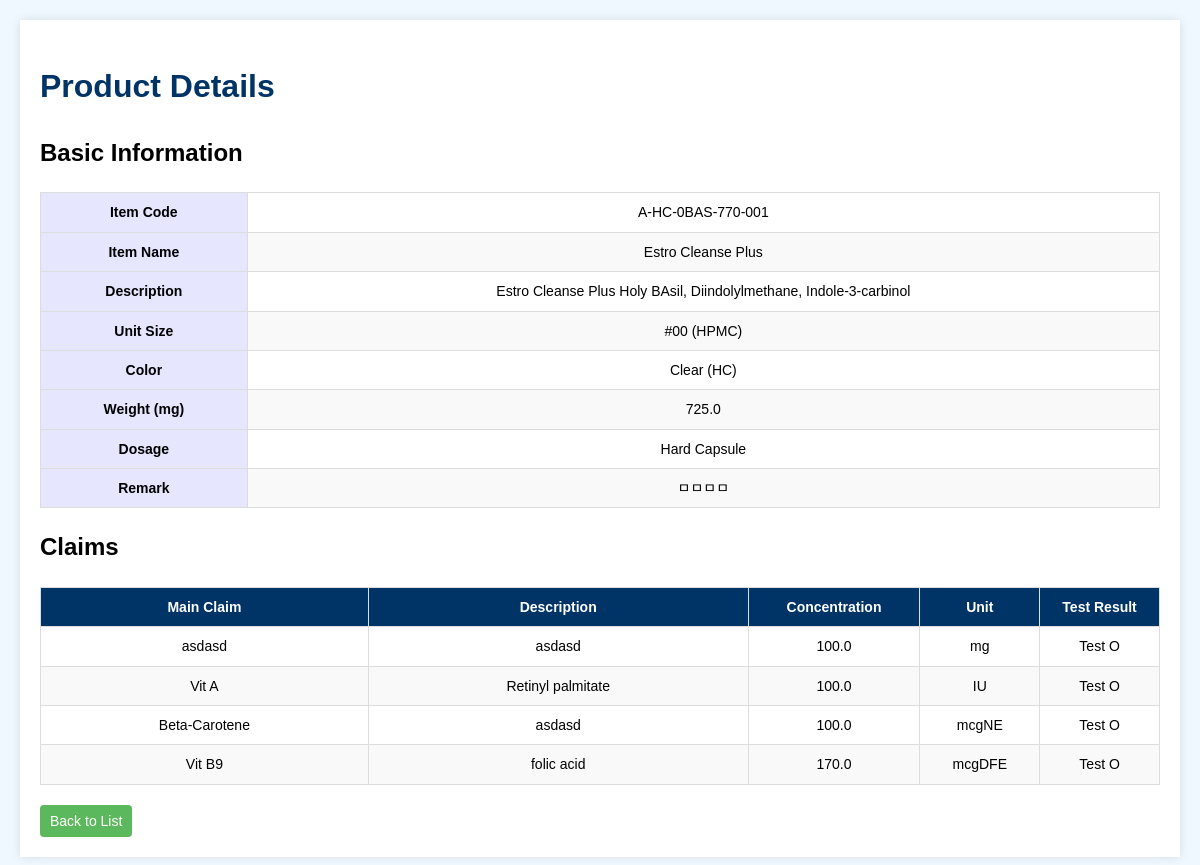
The app's page /view/A-HC-0BAS-770-001 (signed in) with its own data.
### tables this page shows
CREATE TABLE products (
            id INTEGER PRIMARY KEY AUTOINCREMENT,
            item_code TEXT UNIQUE NOT NULL,
            item_name TEXT,
            description TEXT,
            unit_size TEXT,
            color TEXT,
            weight REAL
        , dosage TEXT, remark TEXT);

CREATE TABLE claims (
            id INTEGER PRIMARY KEY AUTOINCREMENT,
            product_id INTEGER,
            claim_main TEXT,
            claim_description TEXT,
            claim_concentration REAL, claim_unit TEXT DEFAULT 'mg', test_result TEXT,
            FOREIGN KEY (product_id) REFERENCES products(id) ON DELETE CASCADE
        );

### app.py (the view)
@app.route('/view/<item_code>')
def view_product(item_code):
    db = get_db()
    cursor = db.cursor()
    cursor.execute('SELECT * FROM products WHERE item_code = ?', (item_code,))
    product = cursor.fetchone()
    if not product:
        flash("해당 제품을 찾을 수 없습니다.", "danger")
        return redirect(url_for("index"))
    cursor.execute('''
    SELECT claim_main, claim_description, claim_concentration, claim_unit, test_result
    FROM claims
    LEFT JOIN products ON claims.product_id = products.id
    WHERE products.item_code = ?
    ''', (item_code,))
    claims = cursor.fetchall()
    return render_template('view.html', product=product, claims=claims)

### app.py (called while the page is built)
@app.before_request
def before_request_func():
    global app_initialized
    if not app_initialized:
        with app.app_context():
            initialize_database()
            load_configurations()
        app_initialized = True

@app.before_request
def require_login():
    allowed_routes = ["login", "autocomplete", "static"]
    if "role" not in session and request.endpoint not in allowed_routes and not request.path.startswith('/static'):
        return redirect(url_for("login"))

def get_db():
    db = getattr(g, '_database', None)
    if db is None:
        db = g._database = sqlite3.connect(DB_FILE_PATH)
        db.row_factory = sqlite3.Row  # 컬럼명으로 접근 가능하도록 설정
    return db

@app.teardown_appcontext
def close_connection(exception):
    db = getattr(g, '_database', None)
    if db is not None:
        db.close()

### templates/view.html (shortened to what this page needs)
<!DOCTYPE html>
<html lang="en">
<head>
</head>
<body>
    <div class="container">
        <h1>Product Details</h1>
        <h2>Basic Information</h2>
        <table class="basic-info">
            <tr>
                <th>Item Code</th>
                <td>{{ product[1] }}</td>
            </tr>
            <tr>
                <th>Item Name</th>
                <td>{{ product[2] }}</td>
            </tr>
            <tr>
                <th>Description</th>
                <td>{{ product[3] }}</td>
            </tr>
            <tr>
                <th>Unit Size</th>
                <td>{{ product[4] }}</td>
            </tr>
            <tr>
                <th>Color</th>
                <td>{{ product[5] }}</td>
            </tr>
            <tr>
                <th>Weight (mg)</th>
                <td>{{ product[6] }}</td>
            </tr>
            <tr>
                <th>Dosage</th>
                <td>
                    {% if product[1].startswith('A-TB-') %}
                        Tablet
                    {% elif product[1].startswith('A-SG-') %}
                        Softgel
                    {% elif product[1].startswith('A-HC-') %}
                        Hard Capsule
                    {% elif product[1].startswith('A-SH-') %}
                        Sachet
                    {% elif product[1].startswith('A-PW-') %}
                        Powder
                    {% elif product[1].startswith('A-LQ-') %}
                        Liquid
                    {% elif 'PH-TB-' in product[1] %}
                        PH Tablet
                    {% elif 'PH-HC-' in product[1] %}
                        PH Hard Capsule
                    {% elif 'PH-SG-' in product[1] %}
                        PH Softgel
                    {% else %}
                        Unknown
                    {% endif %}
                </td>
            </tr>
            <tr>
                <th>Remark</th>
                <td>{{ product[8] }}</td>
            </tr>
        </table>
        <h2>Claims</h2>
        <table class="claims-table">
            <thead>
                <tr>
                    <th>Main Claim</th>
                    <th>Description</th>
                    <th>Concentration</th>
                    <th>Unit</th>
                    <th>Test Result</th>
                </tr>
            </thead>
            <tbody>
                {% for claim in claims %}
                <tr>
                    <td>{{ claim[0] }}</td>
                    <td>{{ claim[1] }}</td>
                    <td>{{ claim[2] }}</td>
                    <td>{{ claim[3] }}</td>
                    <td>{{ claim[4] }}</td>
                </tr>
                {% endfor %}
            </tbody>
        </table>
        <a href="{{ url_for('index') }}" class="btn">Back to List</a>
    </div>
</body>
</html>

### templates/view.html (style rules this page uses)
body { font-family: Arial, sans-serif; line-height: 1.6; margin: 0; padding: 20px; background-color: #f0f8ff; }
.container { max-width: 1500px; margin: auto; background: white; padding: 20px; box-shadow: 0 0 10px rgba(0,0,0,0.1); }
h1 { color: #003366; }
table { width: 100%; border-collapse: collapse; margin-bottom: 20px; font-size: 14px; }
th, td { padding: 8px; border: 1px solid #ddd; text-align: center; }
th { background-color: #003366; color: white; font-weight: bold; }
tr:nth-child(even) { background-color: #f9f9f9; }
.btn { display: inline-block; padding: 5px 10px; background-color: #5cb85c; color: white; text-decoration: none; border-radius: 4px; font-size: 14px; }
.basic-info th { text-align: center; color: Black; background-color: #e6e6ff; }
.claims-table { table-layout: fixed; width: 100%; }
.claims-table th { text-align: center; }
.claims-table td { word-wrap: break-word; word-break: break-all; white-space: normal; }
.claims-table td:nth-child(3), .claims-table td:nth-child(4), .claims-table td:nth-child(5) { text-align: center; }
.claims-table th:nth-child(1) { width: 30%; }
.claims-table th:nth-child(2) { width: 35%; }
.claims-table th:nth-child(3) { width: 15%; }
.claims-table th:nth-child(4) { width: 10%; }
.claims-table th:nth-child(5) { width: 10%; }

### records on screen
products: item_code "A-HC-0BAS-770-001", item_name "Estro Cleanse Plus", description "Estro Cleanse Plus Holy BAsil, Diindolylmethane, Indole-3-carbinol", unit_size "#00 (HPMC)", color "Clear (HC)", weight "725.0", remark "ㅁㅁㅁㅁ"
claims: claim_main "asdasd", claim_description "asdasd", claim_concentration "100.0", claim_unit "mg", test_result "Test O"
claims: claim_main "Vit A", claim_description "Retinyl palmitate", claim_concentration "100.0", claim_unit "IU", test_result "Test O"
claims: claim_main "Beta-Carotene", claim_description "asdasd", claim_concentration "100.0", claim_unit "mcgNE", test_result "Test O"
claims: claim_main "Vit B9", claim_description "folic acid", claim_concentration "170.0", claim_unit "mcgDFE", test_result "Test O"
